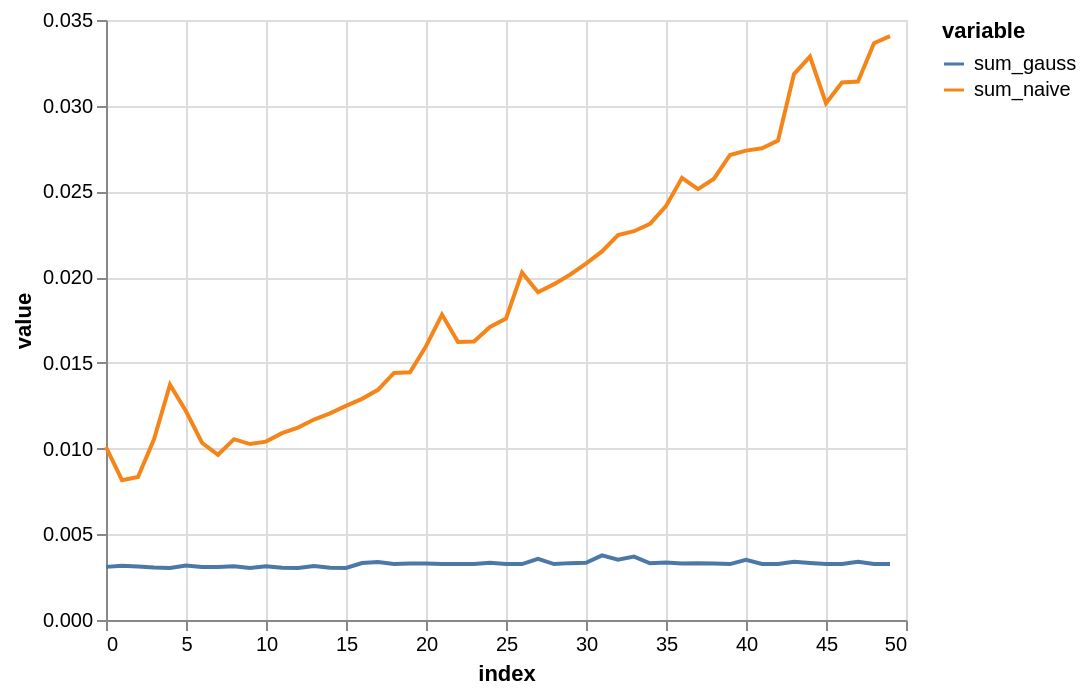

Here is the notebook cell this chart was saved with:
### Code cell
import altair as alt
import pandas as pd

from timeit import timeit

def sum_naive(n):
    value = 0
    for i in range(1, n+1):
        value += i
    return value

def sum_gauss(n):
    return n*(n+1)/2

funcs = {
    "sum_naive": sum_naive,
    "sum_gauss": sum_gauss
}

df = pd.DataFrame({
    k: [timeit(lambda: v(n), number=10000) for n in range(50)] 
    for k,v in funcs.items()
})

df = df.reset_index().melt(id_vars="index", value_vars=funcs.keys())

alt.Chart(df.reset_index()).mark_line().encode(
    x="index",
    y="value",
    color="variable"
)

### Figure 1 — Vega-Lite specification as saved in the notebook (floating-point values rounded to 4 significant figures)
{"config": {"view": {"continuousWidth": 400, "continuousHeight": 300}}, "data": {"name": "data-72fe78ebe9acf1acffca6f66be1ad557"}, "mark": "line", "encoding": {"color": {"type": "nominal", "field": "variable"}, "x": {"type": "quantitative", "field": "index"}, "y": {"type": "quantitative", "field": "value"}}, "$schema": "https://vega.github.io/schema/vega-lite/v4.8.1.json", "datasets": {"data-72fe78ebe9acf1acffca6f66be1ad557": [{"level_0": 0, "index": 0, "variable": "sum_naive", "value": 0.01009}, {"level_0": 1, "index": 1, "variable": "sum_naive", "value": 0.008153}, {"level_0": 2, "index": 2, "variable": "sum_naive", "value": 0.008347}, {"level_0": 3, "index": 3, "variable": "sum_naive", "value": 0.01055}, {"level_0": 4, "index": 4, "variable": "sum_naive", "value": 0.01373}, {"level_0": 5, "index": 5, "variable": "sum_naive", "value": 0.01218}, {"level_0": 6, "index": 6, "variable": "sum_naive", "value": 0.01034}, {"level_0": 7, "index": 7, "variable": "sum_naive", "value": 0.009637}, {"level_0": 8, "index": 8, "variable": "sum_naive", "value": 0.01055}, {"level_0": 9, "index": 9, "variable": "sum_naive", "value": 0.01026}, {"level_0": 10, "index": 10, "variable": "sum_naive", "value": 0.01041}, {"level_0": 11, "index": 11, "variable": "sum_naive", "value": 0.0109}, {"level_0": 12, "index": 12, "variable": "sum_naive", "value": 0.01123}, {"level_0": 13, "index": 13, "variable": "sum_naive", "value": 0.01169}, {"level_0": 14, "index": 14, "variable": "sum_naive", "value": 0.01205}, {"level_0": 15, "index": 15, "variable": "sum_naive", "value": 0.01249}, {"level_0": 16, "index": 16, "variable": "sum_naive", "value": 0.0129}, {"level_0": 17, "index": 17, "variable": "sum_naive", "value": 0.01342}, {"level_0": 18, "index": 18, "variable": "sum_naive", "value": 0.01441}, {"level_0": 19, "index": 19, "variable": "sum_naive", "value": 0.01445}, {"level_0": 20, "index": 20, "variable": "sum_naive", "value": 0.01597}, {"level_0": 21, "index": 21, "variable": "sum_naive", "value": 0.01782}, {"level_0": 22, "index": 22, "variable": "sum_naive", "value": 0.01621}, {"level_0": 23, "index": 23, "variable": "sum_naive", "value": 0.01624}, {"level_0": 24, "index": 24, "variable": "sum_naive", "value": 0.01709}, {"level_0": 25, "index": 25, "variable": "sum_naive", "value": 0.01758}, {"level_0": 26, "index": 26, "variable": "sum_naive", "value": 0.02027}, {"level_0": 27, "index": 27, "variable": "sum_naive", "value": 0.01912}, {"level_0": 28, "index": 28, "variable": "sum_naive", "value": 0.01959}, {"level_0": 29, "index": 29, "variable": "sum_naive", "value": 0.02014}, {"level_0": 30, "index": 30, "variable": "sum_naive", "value": 0.02079}, {"level_0": 31, "index": 31, "variable": "sum_naive", "value": 0.0215}, {"level_0": 32, "index": 32, "variable": "sum_naive", "value": 0.02245}, {"level_0": 33, "index": 33, "variable": "sum_naive", "value": 0.02268}, {"level_0": 34, "index": 34, "variable": "sum_naive", "value": 0.02311}, {"level_0": 35, "index": 35, "variable": "sum_naive", "value": 0.02414}, {"level_0": 36, "index": 36, "variable": "sum_naive", "value": 0.02579}, {"level_0": 37, "index": 37, "variable": "sum_naive", "value": 0.02514}, {"level_0": 38, "index": 38, "variable": "sum_naive", "value": 0.02574}, {"level_0": 39, "index": 39, "variable": "sum_naive", "value": 0.02713}, {"level_0": 40, "index": 40, "variable": "sum_naive", "value": 0.02738}, {"level_0": 41, "index": 41, "variable": "sum_naive", "value": 0.02752}, {"level_0": 42, "index": 42, "variable": "sum_naive", "value": 0.02796}, {"level_0": 43, "index": 43, "variable": "sum_naive", "value": 0.03185}, {"level_0": 44, "index": 44, "variable": "sum_naive", "value": 0.03286}, {"level_0": 45, "index": 45, "variable": "sum_naive", "value": 0.03014}, {"level_0": 46, "index": 46, "variable": "sum_naive", "value": 0.03135}, {"level_0": 47, "index": 47, "variable": "sum_naive", "value": 0.03141}, {"level_0": 48, "index": 48, "variable": "sum_naive", "value": 0.03365}, {"level_0": 49, "index": 49, "variable": "sum_naive", "value": 0.03406}, {"level_0": 50, "index": 0, "variable": "sum_gauss", "value": 0.003099}, {"level_0": 51, "index": 1, "variable": "sum_gauss", "value": 0.00316}, {"level_0": 52, "index": 2, "variable": "sum_gauss", "value": 0.003124}, {"level_0": 53, "index": 3, "variable": "sum_gauss", "value": 0.003065}, {"level_0": 54, "index": 4, "variable": "sum_gauss", "value": 0.003037}, {"level_0": 55, "index": 5, "variable": "sum_gauss", "value": 0.003177}, {"level_0": 56, "index": 6, "variable": "sum_gauss", "value": 0.003093}, {"level_0": 57, "index": 7, "variable": "sum_gauss", "value": 0.003087}, {"level_0": 58, "index": 8, "variable": "sum_gauss", "value": 0.00313}, {"level_0": 59, "index": 9, "variable": "sum_gauss", "value": 0.00304}, {"level_0": 60, "index": 10, "variable": "sum_gauss", "value": 0.00314}, {"level_0": 61, "index": 11, "variable": "sum_gauss", "value": 0.003042}, {"level_0": 62, "index": 12, "variable": "sum_gauss", "value": 0.003038}, {"level_0": 63, "index": 13, "variable": "sum_gauss", "value": 0.003144}, {"level_0": 64, "index": 14, "variable": "sum_gauss", "value": 0.003043}, {"level_0": 65, "index": 15, "variable": "sum_gauss", "value": 0.003037}, {"level_0": 66, "index": 16, "variable": "sum_gauss", "value": 0.00332}, {"level_0": 67, "index": 17, "variable": "sum_gauss", "value": 0.003378}, {"level_0": 68, "index": 18, "variable": "sum_gauss", "value": 0.003264}, {"level_0": 69, "index": 19, "variable": "sum_gauss", "value": 0.003293}, {"level_0": 70, "index": 20, "variable": "sum_gauss", "value": 0.003294}, {"level_0": 71, "index": 21, "variable": "sum_gauss", "value": 0.003262}, {"level_0": 72, "index": 22, "variable": "sum_gauss", "value": 0.003265}, {"level_0": 73, "index": 23, "variable": "sum_gauss", "value": 0.003262}, {"level_0": 74, "index": 24, "variable": "sum_gauss", "value": 0.003334}, {"level_0": 75, "index": 25, "variable": "sum_gauss", "value": 0.003265}, {"level_0": 76, "index": 26, "variable": "sum_gauss", "value": 0.003262}, {"level_0": 77, "index": 27, "variable": "sum_gauss", "value": 0.003561}, {"level_0": 78, "index": 28, "variable": "sum_gauss", "value": 0.003262}, {"level_0": 79, "index": 29, "variable": "sum_gauss", "value": 0.003318}, {"level_0": 80, "index": 30, "variable": "sum_gauss", "value": 0.003337}, {"level_0": 81, "index": 31, "variable": "sum_gauss", "value": 0.00377}, {"level_0": 82, "index": 32, "variable": "sum_gauss", "value": 0.003518}, {"level_0": 83, "index": 33, "variable": "sum_gauss", "value": 0.003698}, {"level_0": 84, "index": 34, "variable": "sum_gauss", "value": 0.00331}, {"level_0": 85, "index": 35, "variable": "sum_gauss", "value": 0.00336}, {"level_0": 86, "index": 36, "variable": "sum_gauss", "value": 0.003292}, {"level_0": 87, "index": 37, "variable": "sum_gauss", "value": 0.003313}, {"level_0": 88, "index": 38, "variable": "sum_gauss", "value": 0.003292}, {"level_0": 89, "index": 39, "variable": "sum_gauss", "value": 0.003263}, {"level_0": 90, "index": 40, "variable": "sum_gauss", "value": 0.003509}, {"level_0": 91, "index": 41, "variable": "sum_gauss", "value": 0.003266}, {"level_0": 92, "index": 42, "variable": "sum_gauss", "value": 0.003266}, {"level_0": 93, "index": 43, "variable": "sum_gauss", "value": 0.003402}, {"level_0": 94, "index": 44, "variable": "sum_gauss", "value": 0.00333}, {"level_0": 95, "index": 45, "variable": "sum_gauss", "value": 0.00327}, {"level_0": 96, "index": 46, "variable": "sum_gauss", "value": 0.003267}, {"level_0": 97, "index": 47, "variable": "sum_gauss", "value": 0.003399}, {"level_0": 98, "index": 48, "variable": "sum_gauss", "value": 0.003265}, {"level_0": 99, "index": 49, "variable": "sum_gauss", "value": 0.003264}]}}
